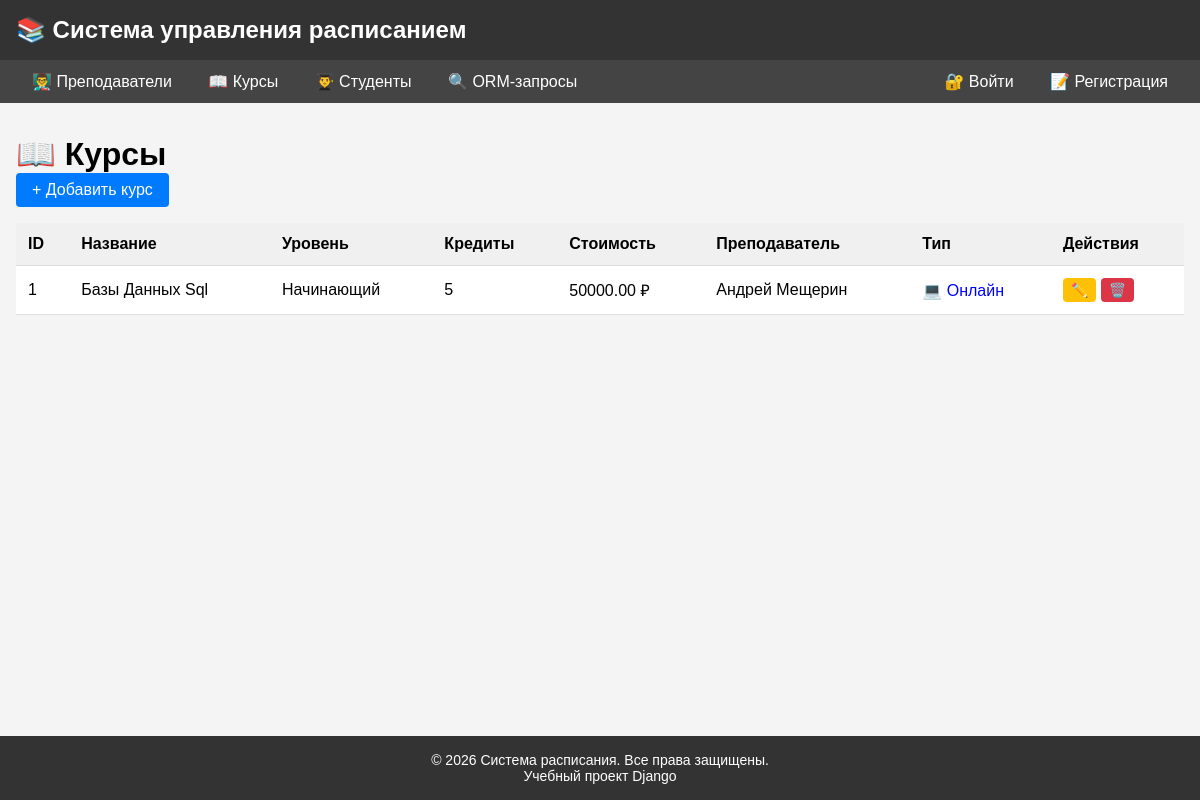
The app's page /schedule/courses/, older data.
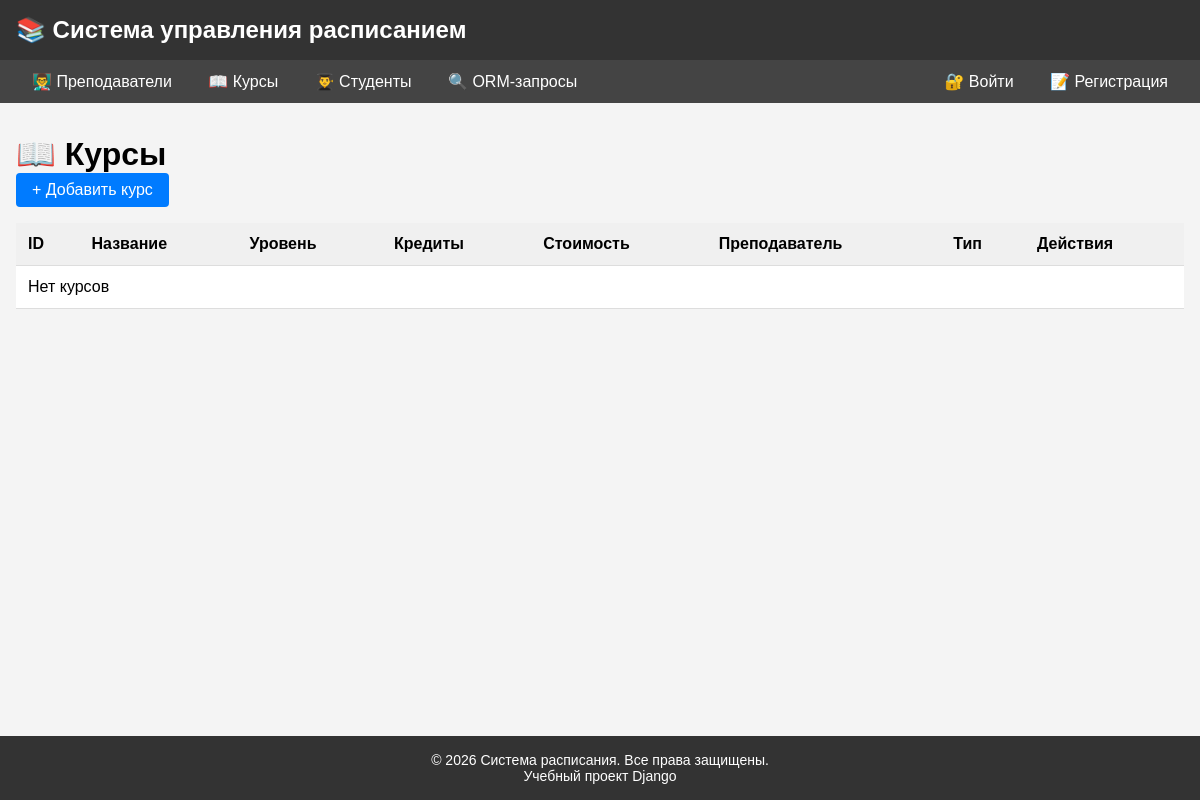
The same page, newer data.
### schedule/models.py (models this page shows, shortened)
class Course(models.Model):
    LEVEL_CHOICES = [
        ('beginner', 'Начинающий'),
        ('intermediate', 'Средний'),
        ('advanced', 'Продвинутый'),
    ]
    title = models.CharField(max_length=100, verbose_name="Название курса")
    description = models.TextField(verbose_name="Описание")
    credits = models.PositiveIntegerField(
        verbose_name="Кредиты",
        validators=[MinValueValidator(1), MaxValueValidator(10)]
    )
    level = models.CharField(
        max_length=20,
        choices=LEVEL_CHOICES,
        default='beginner',
        verbose_name="Уровень"
    )
    duration_weeks = models.PositiveIntegerField(
        verbose_name="Длительность (недель)",
        validators=[MinValueValidator(1)]
    )
    price = models.DecimalField(
        max_digits=10,
        decimal_places=2,
        verbose_name="Стоимость",
        validators=[MinValueValidator(0)]
    )
    teacher = models.ForeignKey(
        Teacher,
        on_delete=models.SET_NULL,
        null=True,
        blank=True,
        related_name='courses',
        verbose_name="Преподаватель"
    )
    created_at = models.DateTimeField(auto_now_add=True, verbose_name="Дата создания")
    updated_at = models.DateTimeField(auto_now=True, verbose_name="Дата обновления")
    max_students = models.PositiveIntegerField(
        verbose_name="Максимальное количество студентов",
        validators=[MinValueValidator(1), MaxValueValidator(100)],
        default=30,  # По умолчанию 30 для существующих курсов
        blank=True,
        null=True
    )
    syllabus = models.TextField(
        verbose_name="Учебный план",
        blank=True,
        null=True,
        default=None
    )
    prerequisites = models.TextField(
        verbose_name="Предварительные требования",
        blank=True,
        null=True,
        default=None
    )
    is_online = models.BooleanField(
        default=False,  # По умолчанию False (очные курсы)
        verbose_name="Онлайн курс"
    )
    start_date = models.DateField(
        verbose_name="Дата начала курса",
        blank=True,
        null=True,
        default=None
    )
    class Meta:
        verbose_name = "Курс"
        verbose_name_plural = "Курсы"
        unique_together = ['title', 'teacher']

class Teacher(models.Model):
    first_name = models.CharField(max_length=50, verbose_name="Имя")
    last_name = models.CharField(max_length=50, verbose_name="Фамилия")
    email = models.EmailField(unique=True, verbose_name="Email")
    phone = models.CharField(max_length=20, verbose_name="Телефон")
    hire_date = models.DateField(verbose_name="Дата найма")
    salary = models.DecimalField(
        max_digits=10,
        decimal_places=2,
        verbose_name="Зарплата",
        validators=[MinValueValidator(0)]
    )
    department = models.CharField(
        max_length=100,
        verbose_name="Кафедра",
        blank=True,  # Можно оставить пустым в форме
        null=True,   # Может быть NULL в базе данных
        default=None  # По умолчанию None
    )
    academic_degree = models.CharField(
        max_length=50,
        verbose_name="Ученая степень",
        choices=[
            ('bachelor', 'Бакалавр'),
            ('master', 'Магистр'),
            ('phd', 'Кандидат наук'),
            ('doctor', 'Доктор наук'),
        ],
        blank=True,
        null=True,
        default=None
    )
    office_hours = models.CharField(
        max_length=100,
        verbose_name="Часы приема",
        blank=True,
        null=True,
        default=None,
        help_text="Например: Пн-Пт 10:00-12:00"
    )
    is_active = models.BooleanField(
        default=True,  # По умолчанию True для существующих записей
        verbose_name="Активен"
    )
    rating = models.DecimalField(
        max_digits=3,
        decimal_places=1,
        verbose_name="Рейтинг",
        validators=[MinValueValidator(0), MaxValueValidator(5)],
        blank=True,
        null=True,
        default=0  # По умолчанию 0
    )
    def __str__(self):
        return f"{self.first_name} {self.last_name}"
    class Meta:
        verbose_name = "Преподаватель"
        verbose_name_plural = "Преподаватели"
        unique_together = ['first_name', 'last_name', 'email']

### schedule/views.py (the view)
# urls.py: path('courses/', views.course_index, name='course_index'),
def course_index(request):
    courses = Course.objects.all()
    return render(request, 'schedule/course_index.html', {'courses': courses})

### schedule/templates/schedule/course_index.html (shortened to what this page needs)
{% extends 'schedule/base.html' %}
{% block content %}
<h1>📖 Курсы</h1>
<p style="margin-bottom: 1rem;">
    <a href="{% url 'schedule:course_create' %}" class="btn">+ Добавить курс</a>
</p>
<table>
    <thead>
        <tr>
            <th>ID</th>
            <th>Название</th>
            <th>Уровень</th>
            <th>Кредиты</th>
            <th>Стоимость</th>
            <th>Преподаватель</th>
            <th>Тип</th>
            <th>Действия</th>
        </tr>
    </thead>
    <tbody>
        {% for course in courses %}
        <tr>
            <td>{{ course.id }}</td>
            <td>{{ course.title }}</td>
            <td>{{ course.get_level_display }}</td>
            <td>{{ course.credits }}</td>
            <td>{{ course.price }} ₽</td>
            <td>{{ course.teacher|default:"—" }}</td>
            <td>
                {% if course.is_online %}
                <span style="color: blue;">💻 Онлайн</span>
                {% else %}
                <span style="color: green;">🏫 Очный</span>
                {% endif %}
            </td>
            <td>
                <a href="{% url 'schedule:course_update' course.id %}" class="btn btn-sm btn-warning">✏️</a>
                <a href="{% url 'schedule:course_delete' course.id %}" class="btn btn-sm btn-danger">🗑️</a>
            </td>
        </tr>
        {% empty %}
        <tr>
            <td colspan="8">Нет курсов</td>
        </tr>
        {% endfor %}
    </tbody>
</table>
{% endblock %}

Row changes from the older to the newer data that the page shows:
removed Course: id "1", title "Базы Данных Sql", level "Начинающий", credits "5", price "50000.00", teacher "Андрей Мещерин", is_online "💻 Онлайн"
Text that changed along with them:
text now shown: "Нет курсов"
